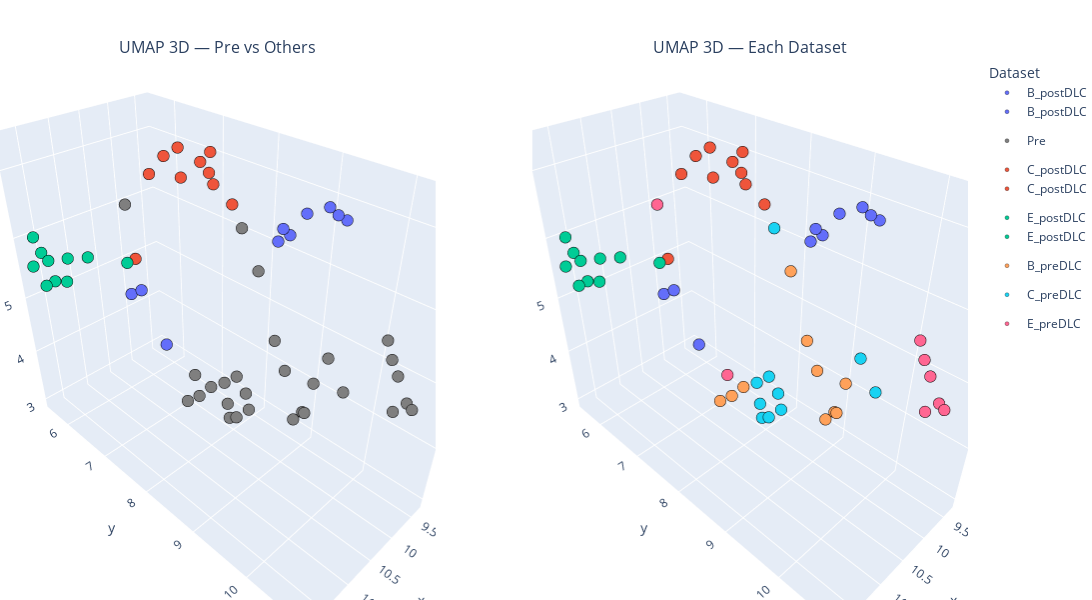

The notebook cell saved with this chart:
### Code cell
### Plotting UMAP in 3D -> 573 features total
umap_plot_df["DatasetName"] = umap_plot_df["Dataset"].map(dataset_label_map)
umap_plot_df["MouseName"]   = umap_plot_df["Mouse"].map(mouse_label_map)

# --- Build a consistent color map ---
fixed_color = "#7f7f7f"  # gray for Pre
all_names = sorted(umap_plot_df["DatasetName"].unique())

# Non-Pre datasets get distinct colors from a qualitative palette
palette = px.colors.qualitative.Plotly  # or px.colors.qualitative.Set3, etc.
non_pre = [n for n in all_names if "pre" not in n.lower()]

color_map = {"Pre": fixed_color}
color_map.update({name: palette[i % len(palette)] for i, name in enumerate(non_pre)})

# Color key: collapse anything containing "pre" to "Pre", keep others as-is
umap_plot_df["ColorKey"] = umap_plot_df["DatasetName"].apply(
    lambda x: "Pre" if "pre" in x.lower() else x
)

# --- Build the two px figures using the SAME color map ---
fig_left = px.scatter_3d(
    umap_plot_df,
    x="UMAP1", y="UMAP2", z="UMAP3",
    color="ColorKey",
    hover_name="MouseName",
    hover_data={"Dataset": True, "Mouse": True},
    title="UMAP 3D — Pre vs Others",
    color_discrete_map=color_map
)
fig_left.update_traces(marker=dict(size=4, line=dict(width=0.3, color='black')),
                       selector=dict(mode='markers'))

fig_right = px.scatter_3d(
    umap_plot_df,
    x="UMAP1", y="UMAP2", z="UMAP3",
    color="DatasetName",
    hover_name="MouseName",
    hover_data={"Dataset": True, "Mouse": True},
    title="UMAP 3D — Each Dataset",
    color_discrete_map=color_map
)
fig_right.update_traces(marker=dict(size=4, line=dict(width=0.3, color='black')),
                        selector=dict(mode='markers'))

# --- Put them side by side with shared legend ---
combo = make_subplots(rows=1, cols=2,
                      specs=[[{"type": "scene"}, {"type": "scene"}]],
                      subplot_titles=(fig_left.layout.title.text, fig_right.layout.title.text))

for tr in fig_left.data:
    combo.add_trace(tr, row=1, col=1)
for tr in fig_right.data:
    combo.add_trace(tr, row=1, col=2)

# Layout tweaks: one legend, equal aspect, tidy margins
combo.update_layout(
    showlegend=True,
    legend=dict(title="Dataset", orientation="v"),
    scene=dict(aspectmode="data"),
    scene2=dict(aspectmode="data"),
    margin=dict(l=0, r=0, t=60, b=0),
    height=600, width=1100
)

combo.show()
combo.write_html(os.path.join('./', 'umap_reduced_features_no_at.html'))

### Figure 1 — Plotly figure (JSON) as saved in the notebook; plotly's stock layout.template omitted (floating-point values rounded to 4 significant figures)
{"data": [{"customdata": [[0, 0], [0, 1], [0, 2], [0, 3], [0, 4], [0, 5], [0, 6], [0, 7], [0, 8], [0, 9]], "hovertemplate": "<b>%{hovertext}</b><br><br>ColorKey=B_postDLC<br>UMAP1=%{x}<br>UMAP2=%{y}<br>UMAP3=%{z}<br>Dataset=%{customdata[0]}<br>Mouse=%{customdata[1]}<extra></extra>", "hovertext": ["mouse11_left", "mouse12_left", "mouse13_left", "mouse14_left", "mouse15_left", "mouse16_left", "mouse17_left", "mouse18_left", "mouse19_left", "mouse20_left"], "legendgroup": "B_postDLC", "marker": {"color": "#636EFA", "line": {"color": "black", "width": 0.3}, "size": 4, "symbol": "circle"}, "mode": "markers", "name": "B_postDLC", "scene": "scene", "showlegend": true, "type": "scatter3d", "x": [10.54, 9.756, 10.78, 9.633, 9.438, 9.466, 9.377, 10.73, 9.522, 9.33], "y": [7.073, 8.498, 6.868, 8.83, 9.158, 8.335, 9.253, 6.546, 9.081, 8.353], "z": [4.342, 6.333, 5.329, 6.794, 6.816, 6.353, 6.759, 5.099, 6.925, 6.218]}, {"customdata": [[1, 0], [1, 1], [1, 2], [1, 3], [1, 4], [1, 5], [1, 6], [1, 7], [1, 8], [1, 9], [3, 10], [3, 11], [3, 12], [3, 13], [3, 14], [3, 15], [3, 16], [3, 17], [3, 18], [3, 19], [5, 20], [5, 22], [5, 23], [5, 24], [5, 25], [5, 26], [5, 27], [5, 28]], "hovertemplate": "<b>%{hovertext}</b><br><br>ColorKey=Pre<br>UMAP1=%{x}<br>UMAP2=%{y}<br>UMAP3=%{z}<br>Dataset=%{customdata[0]}<br>Mouse=%{customdata[1]}<extra></extra>", "hovertext": ["mouse11_left", "mouse12_left", "mouse13_left", "mouse14_left", "mouse15_left", "mouse16_left", "mouse17_left", "mouse18_left", "mouse19_left", "mouse20_left", "mouse21_left", "mouse22_left", "mouse23_left", "mouse24_left", "mouse25_left", "mouse26_left", "mouse27_left", "mouse28_left", "mouse29_left", "mouse30_left", "mouse41_left", "mouse43_left", "mouse44_left", "mouse45_left", "mouse46_left", "mouse47_left", "mouse48_left", "mouse49_left"], "legendgroup": "Pre", "marker": {"color": "#7f7f7f", "line": {"color": "black", "width": 0.3}, "size": 4, "symbol": "circle"}, "mode": "markers", "name": "Pre", "scene": "scene", "showlegend": true, "type": "scatter3d", "x": [10.5, 10.06, 10.48, 10.39, 10.73, 10.52, 10.31, 10.39, 10.5, 10.45, 9.883, 9.95, 9.63, 9.774, 10.05, 9.953, 9.611, 9.891, 9.978, 10.02, 9.597, 10.03, 9.906, 9.706, 9.878, 9.855, 10.26, 10.74], "y": [9.531, 8.442, 7.711, 9.583, 7.731, 8.012, 8.988, 9.246, 9.689, 9.747, 7.746, 7.733, 7.907, 8.112, 9.658, 7.863, 7.679, 7.953, 8.058, 9.925, 10.19, 10.64, 10.82, 10.35, 10.72, 10.53, 7.384, 6.592], "z": [4.39, 5.992, 3.66, 4.48, 3.731, 4.043, 5.282, 4.976, 4.602, 5.092, 3.148, 3.624, 3.31, 3.183, 5.216, 2.961, 3.521, 2.989, 6.446, 4.801, 5.54, 4.937, 4.998, 5.384, 5.025, 5.32, 3.759, 6.552]}, {"customdata": [[2, 10], [2, 11], [2, 12], [2, 13], [2, 14], [2, 15], [2, 16], [2, 17], [2, 18], [2, 19]], "hovertemplate": "<b>%{hovertext}</b><br><br>ColorKey=C_postDLC<br>UMAP1=%{x}<br>UMAP2=%{y}<br>UMAP3=%{z}<br>Dataset=%{customdata[0]}<br>Mouse=%{customdata[1]}<extra></extra>", "hovertext": ["mouse21_left", "mouse22_left", "mouse23_left", "mouse24_left", "mouse25_left", "mouse26_left", "mouse27_left", "mouse28_left", "mouse29_left", "mouse30_left"], "legendgroup": "C_postDLC", "marker": {"color": "#EF553B", "line": {"color": "black", "width": 0.3}, "size": 4, "symbol": "circle"}, "mode": "markers", "name": "C_postDLC", "scene": "scene", "showlegend": true, "type": "scatter3d", "x": [9.977, 10.26, 10.49, 10.21, 10.49, 10.04, 10.32, 10.32, 10.27, 10.29], "y": [7.449, 7.207, 6.837, 8.102, 6.393, 7.543, 7.65, 6.948, 7.185, 7.843], "z": [7.029, 6.975, 6.983, 6.869, 5.539, 7.349, 7.323, 7.212, 7.374, 7.078]}, {"customdata": [[4, 20], [4, 21], [4, 22], [4, 23], [4, 24], [4, 25], [4, 26], [4, 27], [4, 28], [4, 29]], "hovertemplate": "<b>%{hovertext}</b><br><br>ColorKey=E_postDLC<br>UMAP1=%{x}<br>UMAP2=%{y}<br>UMAP3=%{z}<br>Dataset=%{customdata[0]}<br>Mouse=%{customdata[1]}<extra></extra>", "hovertext": ["mouse41_left", "mouse42_left", "mouse43_left", "mouse44_left", "mouse45_left", "mouse46_left", "mouse47_left", "mouse48_left", "mouse49_left", "mouse50_left"], "legendgroup": "E_postDLC", "marker": {"color": "#00CC96", "line": {"color": "black", "width": 0.3}, "size": 4, "symbol": "circle"}, "mode": "markers", "name": "E_postDLC", "scene": "scene", "showlegend": true, "type": "scatter3d", "x": [11.35, 11.62, 11.55, 11.48, 11.7, 11.76, 11.03, 11.3, 11.67, 11.44], "y": [6.464, 5.869, 5.567, 6.056, 5.551, 5.951, 6.922, 5.85, 5.63, 5.646], "z": [5.927, 5.746, 5.73, 5.425, 5.558, 5.43, 5.897, 5.649, 6.045, 5.241]}, {"customdata": [[0, 0], [0, 1], [0, 2], [0, 3], [0, 4], [0, 5], [0, 6], [0, 7], [0, 8], [0, 9]], "hovertemplate": "<b>%{hovertext}</b><br><br>DatasetName=B_postDLC<br>UMAP1=%{x}<br>UMAP2=%{y}<br>UMAP3=%{z}<br>Dataset=%{customdata[0]}<br>Mouse=%{customdata[1]}<extra></extra>", "hovertext": ["mouse11_left", "mouse12_left", "mouse13_left", "mouse14_left", "mouse15_left", "mouse16_left", "mouse17_left", "mouse18_left", "mouse19_left", "mouse20_left"], "legendgroup": "B_postDLC", "marker": {"color": "#636EFA", "line": {"color": "black", "width": 0.3}, "size": 4, "symbol": "circle"}, "mode": "markers", "name": "B_postDLC", "scene": "scene2", "showlegend": true, "type": "scatter3d", "x": [10.54, 9.756, 10.78, 9.633, 9.438, 9.466, 9.377, 10.73, 9.522, 9.33], "y": [7.073, 8.498, 6.868, 8.83, 9.158, 8.335, 9.253, 6.546, 9.081, 8.353], "z": [4.342, 6.333, 5.329, 6.794, 6.816, 6.353, 6.759, 5.099, 6.925, 6.218]}, {"customdata": [[1, 0], [1, 1], [1, 2], [1, 3], [1, 4], [1, 5], [1, 6], [1, 7], [1, 8], [1, 9]], "hovertemplate": "<b>%{hovertext}</b><br><br>DatasetName=B_preDLC<br>UMAP1=%{x}<br>UMAP2=%{y}<br>UMAP3=%{z}<br>Dataset=%{customdata[0]}<br>Mouse=%{customdata[1]}<extra></extra>", "hovertext": ["mouse11_left", "mouse12_left", "mouse13_left", "mouse14_left", "mouse15_left", "mouse16_left", "mouse17_left", "mouse18_left", "mouse19_left", "mouse20_left"], "legendgroup": "B_preDLC", "marker": {"color": "#FFA15A", "line": {"color": "black", "width": 0.3}, "size": 4, "symbol": "circle"}, "mode": "markers", "name": "B_preDLC", "scene": "scene2", "showlegend": true, "type": "scatter3d", "x": [10.5, 10.06, 10.48, 10.39, 10.73, 10.52, 10.31, 10.39, 10.5, 10.45], "y": [9.531, 8.442, 7.711, 9.583, 7.731, 8.012, 8.988, 9.246, 9.689, 9.747], "z": [4.39, 5.992, 3.66, 4.48, 3.731, 4.043, 5.282, 4.976, 4.602, 5.092]}, {"customdata": [[2, 10], [2, 11], [2, 12], [2, 13], [2, 14], [2, 15], [2, 16], [2, 17], [2, 18], [2, 19]], "hovertemplate": "<b>%{hovertext}</b><br><br>DatasetName=C_postDLC<br>UMAP1=%{x}<br>UMAP2=%{y}<br>UMAP3=%{z}<br>Dataset=%{customdata[0]}<br>Mouse=%{customdata[1]}<extra></extra>", "hovertext": ["mouse21_left", "mouse22_left", "mouse23_left", "mouse24_left", "mouse25_left", "mouse26_left", "mouse27_left", "mouse28_left", "mouse29_left", "mouse30_left"], "legendgroup": "C_postDLC", "marker": {"color": "#EF553B", "line": {"color": "black", "width": 0.3}, "size": 4, "symbol": "circle"}, "mode": "markers", "name": "C_postDLC", "scene": "scene2", "showlegend": true, "type": "scatter3d", "x": [9.977, 10.26, 10.49, 10.21, 10.49, 10.04, 10.32, 10.32, 10.27, 10.29], "y": [7.449, 7.207, 6.837, 8.102, 6.393, 7.543, 7.65, 6.948, 7.185, 7.843], "z": [7.029, 6.975, 6.983, 6.869, 5.539, 7.349, 7.323, 7.212, 7.374, 7.078]}, {"customdata": [[3, 10], [3, 11], [3, 12], [3, 13], [3, 14], [3, 15], [3, 16], [3, 17], [3, 18], [3, 19]], "hovertemplate": "<b>%{hovertext}</b><br><br>DatasetName=C_preDLC<br>UMAP1=%{x}<br>UMAP2=%{y}<br>UMAP3=%{z}<br>Dataset=%{customdata[0]}<br>Mouse=%{customdata[1]}<extra></extra>", "hovertext": ["mouse21_left", "mouse22_left", "mouse23_left", "mouse24_left", "mouse25_left", "mouse26_left", "mouse27_left", "mouse28_left", "mouse29_left", "mouse30_left"], "legendgroup": "C_preDLC", "marker": {"color": "#19d3f3", "line": {"color": "black", "width": 0.3}, "size": 4, "symbol": "circle"}, "mode": "markers", "name": "C_preDLC", "scene": "scene2", "showlegend": true, "type": "scatter3d", "x": [9.883, 9.95, 9.63, 9.774, 10.05, 9.953, 9.611, 9.891, 9.978, 10.02], "y": [7.746, 7.733, 7.907, 8.112, 9.658, 7.863, 7.679, 7.953, 8.058, 9.925], "z": [3.148, 3.624, 3.31, 3.183, 5.216, 2.961, 3.521, 2.989, 6.446, 4.801]}, {"customdata": [[4, 20], [4, 21], [4, 22], [4, 23], [4, 24], [4, 25], [4, 26], [4, 27], [4, 28], [4, 29]], "hovertemplate": "<b>%{hovertext}</b><br><br>DatasetName=E_postDLC<br>UMAP1=%{x}<br>UMAP2=%{y}<br>UMAP3=%{z}<br>Dataset=%{customdata[0]}<br>Mouse=%{customdata[1]}<extra></extra>", "hovertext": ["mouse41_left", "mouse42_left", "mouse43_left", "mouse44_left", "mouse45_left", "mouse46_left", "mouse47_left", "mouse48_left", "mouse49_left", "mouse50_left"], "legendgroup": "E_postDLC", "marker": {"color": "#00CC96", "line": {"color": "black", "width": 0.3}, "size": 4, "symbol": "circle"}, "mode": "markers", "name": "E_postDLC", "scene": "scene2", "showlegend": true, "type": "scatter3d", "x": [11.35, 11.62, 11.55, 11.48, 11.7, 11.76, 11.03, 11.3, 11.67, 11.44], "y": [6.464, 5.869, 5.567, 6.056, 5.551, 5.951, 6.922, 5.85, 5.63, 5.646], "z": [5.927, 5.746, 5.73, 5.425, 5.558, 5.43, 5.897, 5.649, 6.045, 5.241]}, {"customdata": [[5, 20], [5, 22], [5, 23], [5, 24], [5, 25], [5, 26], [5, 27], [5, 28]], "hovertemplate": "<b>%{hovertext}</b><br><br>DatasetName=E_preDLC<br>UMAP1=%{x}<br>UMAP2=%{y}<br>UMAP3=%{z}<br>Dataset=%{customdata[0]}<br>Mouse=%{customdata[1]}<extra></extra>", "hovertext": ["mouse41_left", "mouse43_left", "mouse44_left", "mouse45_left", "mouse46_left", "mouse47_left", "mouse48_left", "mouse49_left"], "legendgroup": "E_preDLC", "marker": {"color": "#FF6692", "line": {"color": "black", "width": 0.3}, "size": 4, "symbol": "circle"}, "mode": "markers", "name": "E_preDLC", "scene": "scene2", "showlegend": true, "type": "scatter3d", "x": [9.597, 10.03, 9.906, 9.706, 9.878, 9.855, 10.26, 10.74], "y": [10.19, 10.64, 10.82, 10.35, 10.72, 10.53, 7.384, 6.592], "z": [5.54, 4.937, 4.998, 5.384, 5.025, 5.32, 3.759, 6.552]}], "layout": {"annotations": [{"font": {"size": 16}, "showarrow": false, "text": "UMAP 3D — Pre vs Others", "x": 0.225, "xanchor": "center", "xref": "paper", "y": 1, "yanchor": "bottom", "yref": "paper"}, {"font": {"size": 16}, "showarrow": false, "text": "UMAP 3D — Each Dataset", "x": 0.775, "xanchor": "center", "xref": "paper", "y": 1, "yanchor": "bottom", "yref": "paper"}], "height": 600, "legend": {"orientation": "v", "title": {"text": "Dataset"}}, "margin": {"b": 0, "l": 0, "r": 0, "t": 60}, "scene": {"aspectmode": "data", "domain": {"x": [0, 0.45], "y": [0, 1]}}, "scene2": {"aspectmode": "data", "domain": {"x": [0.55, 1], "y": [0, 1]}}, "showlegend": true, "width": 1100}}
